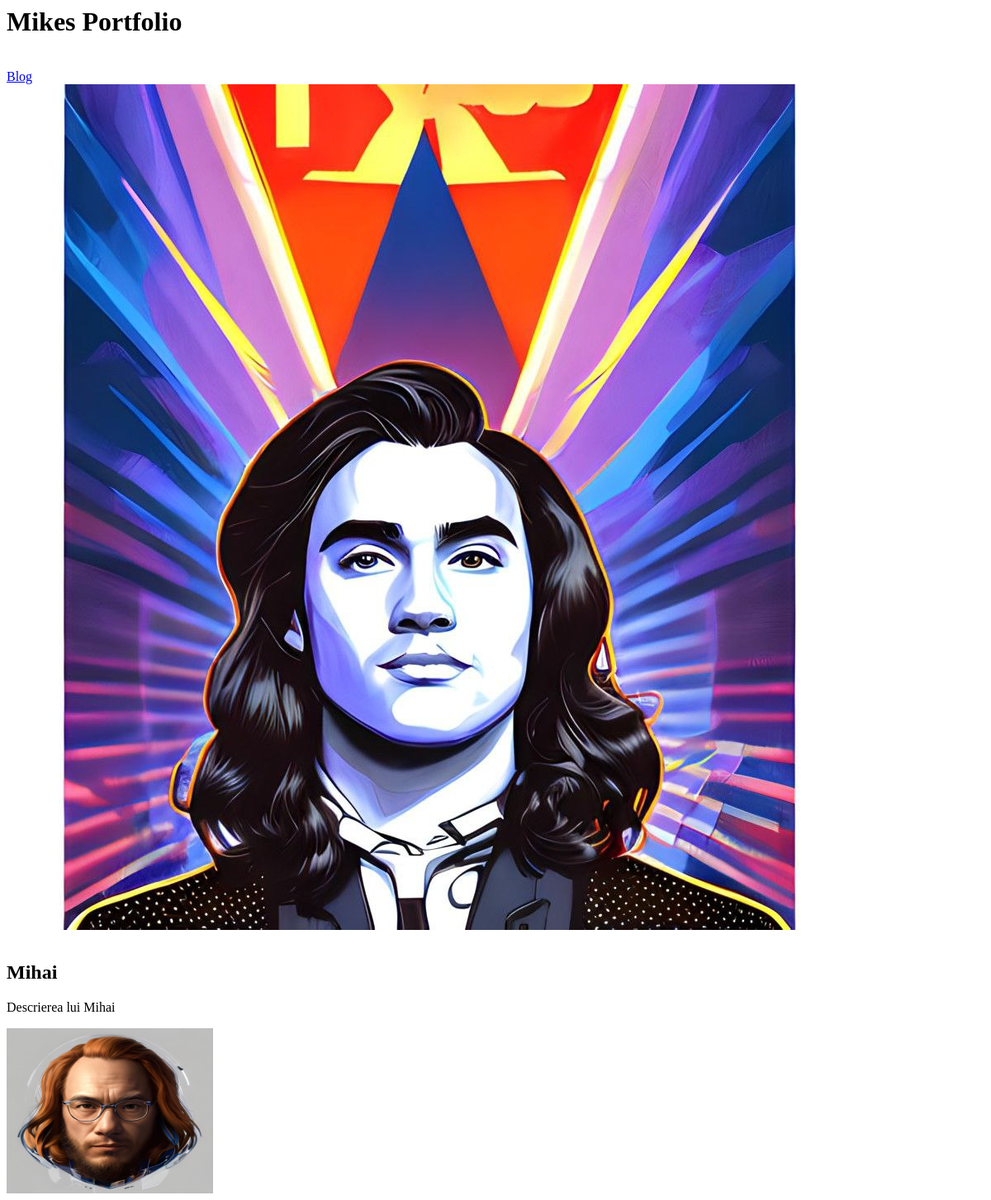
/, run on an earlier commit of the app's database.
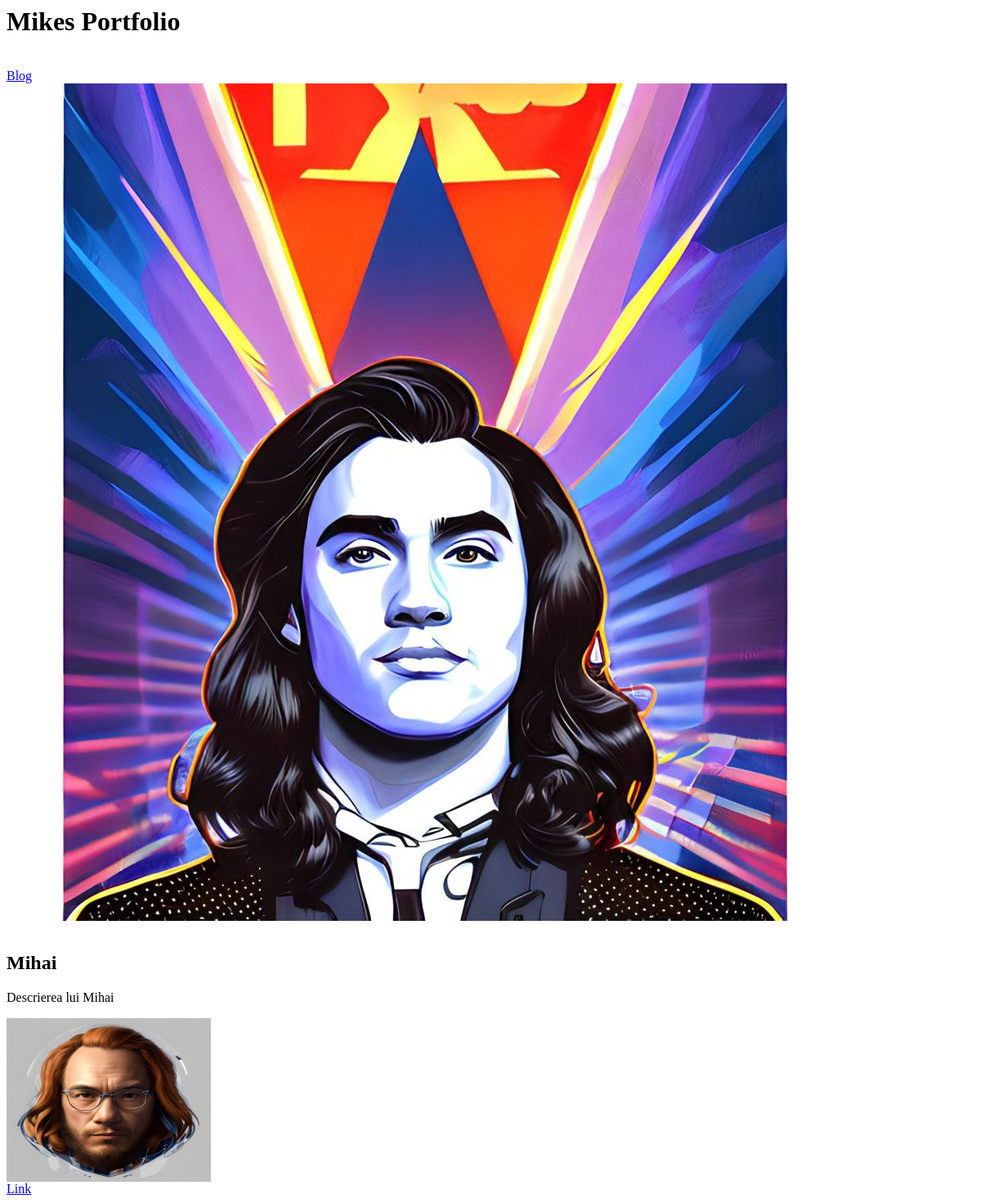
And on a later commit of the database.
### portfolio/models.py (models this page shows)
class Project(models.Model):
    title = models.CharField(max_length = 100)
    description = models.CharField(max_length = 250)
    blogImage = models.ImageField(upload_to='portfolio/blogImages/')
    url = models.URLField(blank=True)
    def __str__(self):
        return self.title

### portfolio/views.py (the view)
# urls.py: 2. Add a URL to urlpatterns:  path('', views.home, name='home')
def home(request):
    projects = Project.objects.all();
    return render(request, '../templates/portfolio/home.html', {'projects': projects})#To pass information to a template just type in brackets {'varName':keyVarName}

### portfolio/templates/portfolio/home.html (shortened to what this page needs)
{% load static %}
<h1>Mikes Portfolio</h1>
<a href="{%url 'blog:all_blogs'%}">Blog</a>
    <div style=""><img src="{%static 'portfolio/face_II.jpg'%}" alt="Another AI face portrait"></div>
    {% for project in projects %}
        <h2>{{project.title}}</h2>
        <p>{{project.description}}</p>
        <img src="{{project.blogImage.url}}" alt="Blog image" style=" width : 250px; height: 200px">
        {% if project.url %}
            <br><a href="{{project.url}}" target="_blank">Link</a>
        {% endif%}
    {% endfor %}

What changed in the data, as far as the page shows it:
changed Project "Mihai": now shows "Link"
